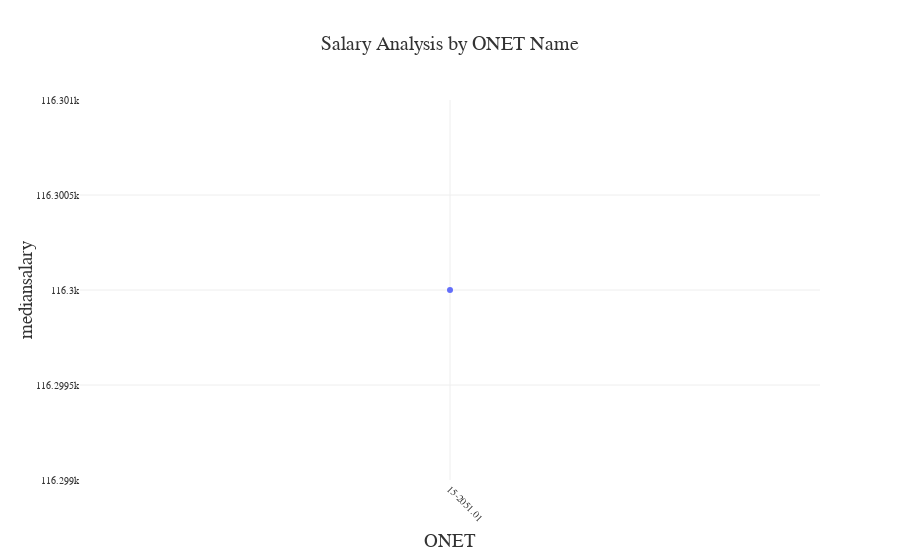

Notebook code cell kept with this figure:
### Markdown cell above
# Salary Analysis by ONET Occupation Type (Bubble Chart)
- Analyze how salaries differ across ONET occupation types.
- **Aggregate Data**
  - Compute **median salary** for each occupation in the **ONET taxonomy**.
- **Visualize results**
  - Create a **bubble chart** where:
    - **X-axis** = `ONET_NAME`
    - **Y-axis** = `Median Salary`
    - **Size** = Number of job postings
  - Apply custom colors and font styles.
- **Explanation:** Write two sentences about what the graph reveals.
  - This looks wrong, but it shows the median salary for ONET names. In this case it only pulled one and it shows that the median salary for it is $116.3K for the singular name that it pulled.

### Code cell
# Your code for 7th question here
mediansalary = spark.sql("""
    SELECT ONET, 
           PERCENTILE(SALARY, 0.5) AS mediansalary
    FROM jobs
    WHERE SALARY > 0 
    GROUP BY ONET
    ORDER BY mediansalary DESC
""")

pdf7 = mediansalary.toPandas()
fig7 = px.scatter(pdf7, x="ONET", y="mediansalary", title="Salary Analysis by ONET Name",  template="temp")
fig7.update_layout(font_family="Cambria", title_font_size=20, xaxis_tickangle=45,xaxis_tickfont=dict(size=10),yaxis_tickfont=dict(size=10))
fig7.show()

### Figure 1 — Plotly figure (JSON) as saved in the notebook; plotly's stock layout.template omitted (floating-point values rounded to 4 significant figures)
{"data": [{"hovertemplate": "ONET=%{x}<br>mediansalary=%{y}<extra></extra>", "legendgroup": "", "marker": {"color": "#636EFA", "symbol": "circle"}, "mode": "markers", "name": "", "orientation": "v", "showlegend": false, "type": "scatter", "x": ["15-2051.01"], "xaxis": "x", "y": [116300.0], "yaxis": "y"}], "layout": {"font": {"family": "Cambria"}, "legend": {"tracegroupgap": 0}, "title": {"font": {"size": 20}, "text": "Salary Analysis by ONET Name"}, "xaxis": {"anchor": "y", "domain": [0, 1], "tickangle": 45, "tickfont": {"size": 10}, "title": {"text": "ONET"}}, "yaxis": {"anchor": "x", "domain": [0, 1], "tickfont": {"size": 10}, "title": {"text": "mediansalary"}}}}
